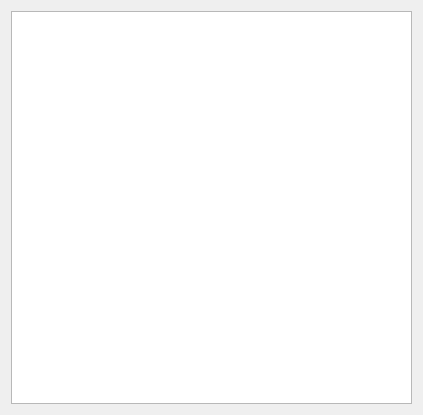
<?xml version="1.0" encoding="UTF-8"?>
<ui version="4.0">
 <class>Note</class>
 <widget class="QWidget" name="Note">
  <property name="geometry">
   <rect>
    <x>0</x>
    <y>0</y>
    <width>423</width>
    <height>415</height>
   </rect>
  </property>
  <property name="windowTitle">
   <string>Note</string>
  </property>
  <layout class="QVBoxLayout" name="verticalLayout">
   <item>
    <widget class="QListWidget" name="listWidget"/>
   </item>
  </layout>
 </widget>
 <layoutdefault spacing="6" margin="11"/>
 <resources/>
 <connections/>
</ui>
